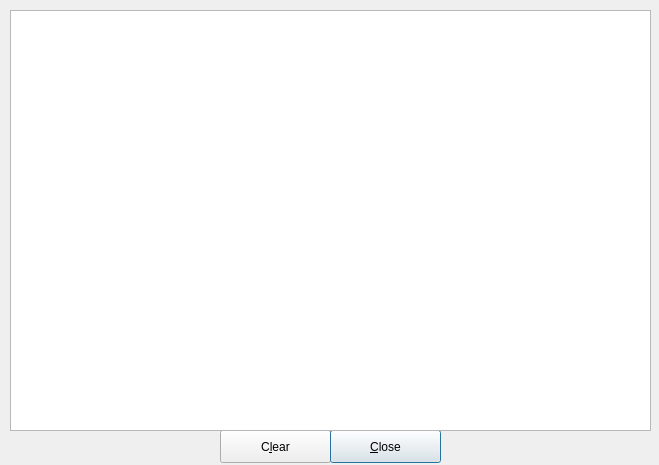
<?xml version="1.0" encoding="UTF-8"?>
<ui version="4.0">
 <class>debugWindow</class>
 <widget class="QWidget" name="debugWindow">
  <property name="geometry">
   <rect>
    <x>0</x>
    <y>0</y>
    <width>659</width>
    <height>465</height>
   </rect>
  </property>
  <property name="windowTitle">
   <string>zuluCrypt Debug Window</string>
  </property>
  <widget class="QPushButton" name="pbClear">
   <property name="geometry">
    <rect>
     <x>220</x>
     <y>430</y>
     <width>111</width>
     <height>33</height>
    </rect>
   </property>
   <property name="text">
    <string>C&amp;lear</string>
   </property>
  </widget>
  <widget class="QPushButton" name="pbClose">
   <property name="geometry">
    <rect>
     <x>330</x>
     <y>430</y>
     <width>111</width>
     <height>33</height>
    </rect>
   </property>
   <property name="text">
    <string>&amp;Close</string>
   </property>
   <property name="autoDefault">
    <bool>true</bool>
   </property>
   <property name="default">
    <bool>true</bool>
   </property>
  </widget>
  <widget class="QTextEdit" name="textEdit">
   <property name="geometry">
    <rect>
     <x>10</x>
     <y>10</y>
     <width>641</width>
     <height>421</height>
    </rect>
   </property>
   <property name="readOnly">
    <bool>true</bool>
   </property>
  </widget>
 </widget>
 <resources/>
 <connections/>
</ui>
